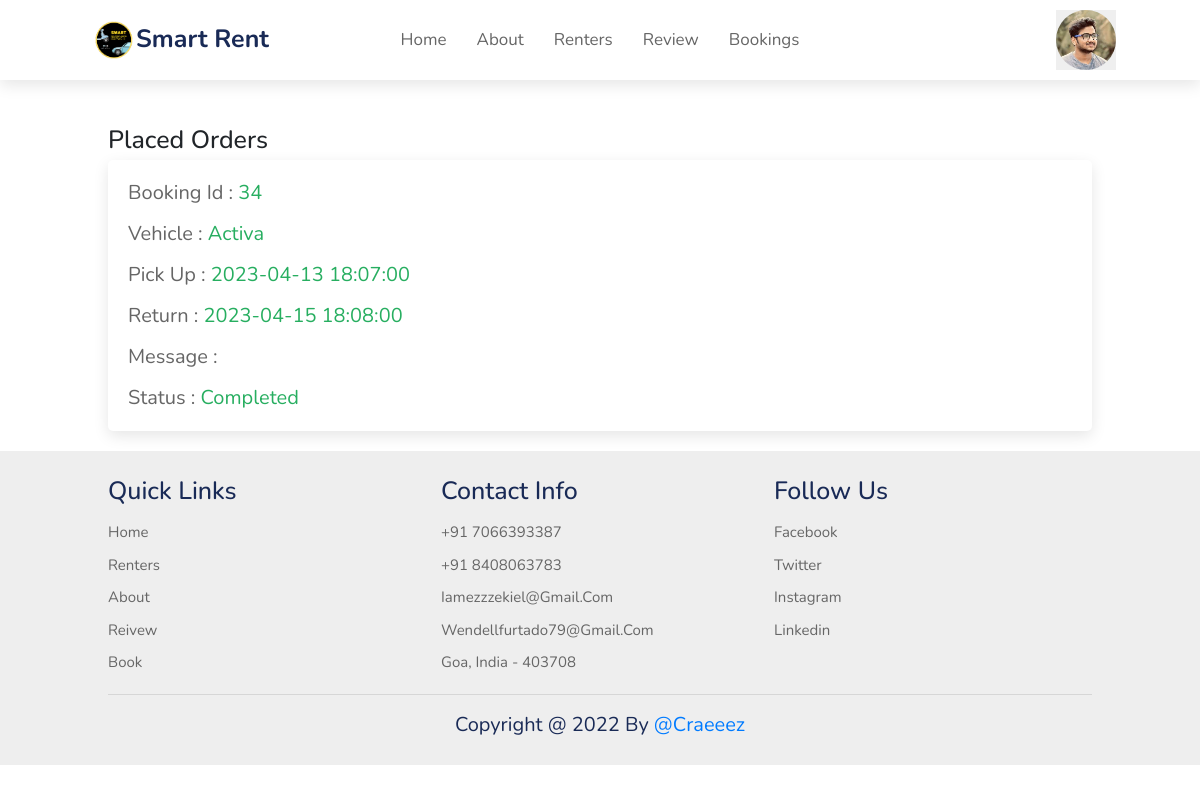
The app's page /bookings.php (signed in) with its own data.
### tables this page shows
CREATE TABLE `booking` (
  `bid` int(100) NOT NULL,
  `uid` int(100) NOT NULL,
  `vid` int(11) NOT NULL,
  `name` varchar(30) NOT NULL,
  `mobile` varchar(12) NOT NULL,
  `vehicle` varchar(20) NOT NULL,
  `pick_up` timestamp NULL DEFAULT NULL,
  `return_up` timestamp NULL DEFAULT NULL,
  `license` varchar(100) NOT NULL,
  `message` varchar(100) NOT NULL,
  `status` varchar(20) NOT NULL
);

### bookings.php (the view, shortened to what this page needs)
<!DOCTYPE html>
<html lang="en">
<head>
    <link rel="stylesheet" href="https://unpkg.com/swiper/swiper-bundle.min.css" />
    <link rel="stylesheet" href="https://cdnjs.cloudflare.com/ajax/libs/font-awesome/5.15.3/css/all.min.css">
    <link rel="stylesheet" href="./admin//assets//css//bootstrap.min.css?v=<?php echo time(); ?>">
    <link rel="stylesheet" href="./css/style.css?v=<?php echo time(); ?>">
</head>
<body>
<?php include("header.php"); ?>
<br><br><br><br><br><br><br>
<section class="placed-orders" id="about">
    <h1 class="title">placed orders</h1>
    <div class="box-container">
        <?php
        $id=($_SESSION['user_id']);
        $query=mysqli_query($con,"select * from booking WHERE uid=$id ");
        while($row=mysqli_fetch_row($query))
        {
        ?>
        <div class="box">
        <p> booking id : <span><?php echo $row['0'] ?></span> </p>
        <p> Vehicle : <span><?php echo $row['5'] ?></span> </p>
        <p> Pick up : <span><?php echo $row['6'] ?></span> </p>
        <p> Return : <span><?php echo $row['7'] ?></span> </p>
        <p> Message : <span><?php echo $row['9'] ?></span> </p>
        <p> Status : <span><?php echo $row['10'] ?></span> </p>
        </div>
<?php
												}
												?>
    </div>
</section>
<section class="footer">
<div class="box-container">
<div class="box">
        <h3>quick links</h3>
        <a href="index.php">home</a>
        <a href="renters.php">renters</a>
        <a href="about.php">about</a>
        <a href="reviews.php">reivew</a>
        <a href="booking.php">Book</a>
    </div>
    <div class="box">
        <h3>contact info</h3>
        <a href="#">+91 7066393387</a>
        <a href="#">+91 8408063783</a>
        <a href="#">iamezzzekiel@gmail.com</a>
        <a href="#">wendellfurtado79@gmail.com</a>
        <a href="#">Goa, india - 403708</a>
    </div>
    <div class="box">
        <h3>follow us</h3>
        <a href="#">facebook</a>
        <a href="#">twitter</a>
        <a href="https://www.instagram.com/_smart_rent_/?igshid=YmMyMTA2M2Y=">instagram</a>
        <a href="#">linkedin</a>
    </div>
</div>
    <div class="credit"> copyright @ 2022 by <span><a href="https://instagram.com/craeeez?igshid=YmMyMTA2M2Y=">@craeeez</a></span> </div>
</section>
</body>
</html>

### css/style.css (style rules this page uses)
:root { --green:#27ae60; --black:#192a56; --light-color:#666; --box-shadow:0 .5rem 1.5rem rgba(0,0,0,.1); }
* { font-family: 'Nunito', sans-serif; margin:0; padding:0; box-sizing: border-box; text-decoration: none; outline: none; border:none; text-transform: capitalize; transition: all .2s linear; }
html { font-size: 62.5%; overflow-x: hidden; scroll-padding-top: 5.5rem; scroll-behavior: smooth; }
section { padding:2rem 9%; }
section:nth-child(even) { background:#eee; }
.placed-orders .box-container { display: flex; flex-wrap: wrap; gap:1.5rem; align-items: flex-start; }
.placed-orders .box-container .box { padding:1rem 2rem; flex:1 1 40rem; border:var(--border); background-color: var(--white); box-shadow: var(--box-shadow); border-radius: .5rem; }
.placed-orders .box-container .box p { margin:.5rem 0; line-height: 1.8; font-size: 2rem; color:var(--light-color); }
.placed-orders .box-container .box p span { color:var(--green); }
.footer .box-container { display: grid; grid-template-columns: repeat(auto-fit, minmax(25rem, 1fr)); gap:1.5rem; }
.footer .box-container .box h3 { padding:.5rem 0; font-size: 2.5rem; color:var(--black); }
.footer .box-container .box a { display: block; padding:.5rem 0; font-size: 1.5rem; color:var(--light-color); }
.footer .credit { text-align: center; border-top: .1rem solid rgba(0,0,0,.1); font-size: 2rem; color:var(--black); padding:.5rem; padding-top: 1.5rem; margin-top: 1.5rem; }
.footer .credit span { color:var(--green); }

### records on screen
booking: bid "34", vehicle "Activa", pick_up "2023-04-13 18:07:00", return_up "2023-04-15 18:08:00", status "Completed"
